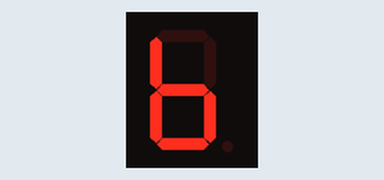
This sketch was run on a simulated Arduino Uno, built with avr-gcc and run on an emulated ATmega328P. Parts: 1-digit seven-segment display. Wiring (inferred from the names in the program): 1-digit 7-segment display, segments lit when HIGH: segments pin 2, pin 3, pin 4, pin 5, pin 6, pin 7, pin 8. The segment pins are drawn as the display they are named for.

Above: at 0.1 s.
At 1.1 s:
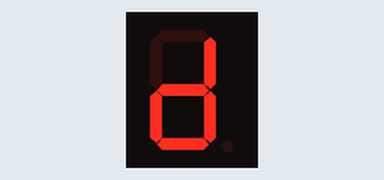

Measured:
- what the display in image 1 shows lasts 1.0 s, from 1.0 s to 2.0 s

The sketch:

numberzero.ino
```cpp
// Pin definitions
const int segmentPins[] = {2, 3, 4, 5, 6, 7, 8}; // a, b, c, d, e, f, g

// Segment states for the number 0 (a, b, c, d, e, f, g)
const int numberOne[7] = {0, 0, 1, 1, 1, 1,1}; // g is OFF
const int numberTwo[7] = {0, 1, 1, 1, 1, 0,1}; // g is OFF

void setup() {
  // Set all segment pins as OUTPUT
  for (int i = 0; i < 7; i++) {
    pinMode(segmentPins[i], OUTPUT);
  }

  // Display the number 0
 // displayNumber(numberTwo);
}

void loop() {
displayNumber(numberOne);// Do nothing, number stays displayed
delay(1000);
displayNumber(numberTwo);
delay(1000);
}

void displayNumber(const int number[]) {
  for (int i = 0; i < 7; i++) {
    digitalWrite(segmentPins[i], number[i]);
  }
}
```
